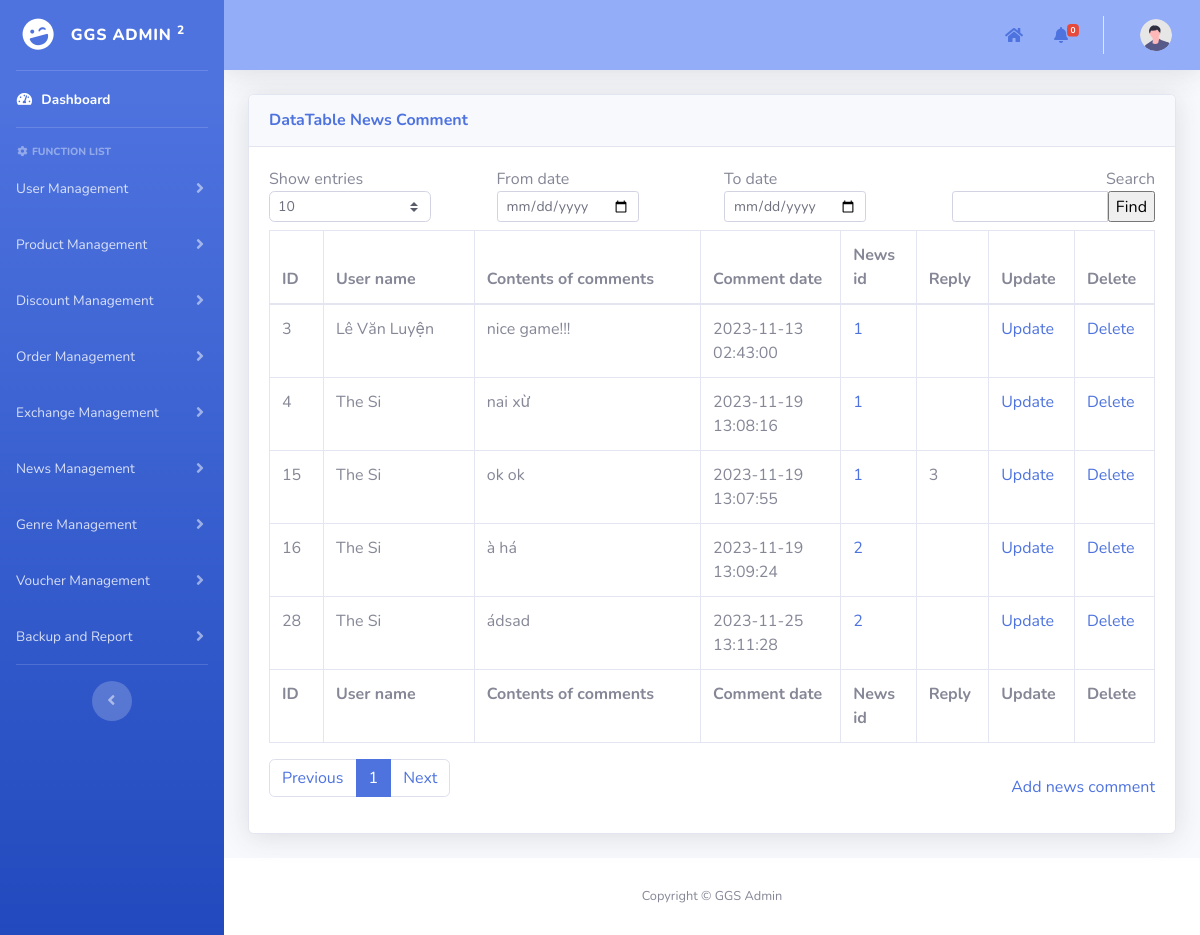
Before: /admin/pages/newsManagement/news_comments.php with the older database file.
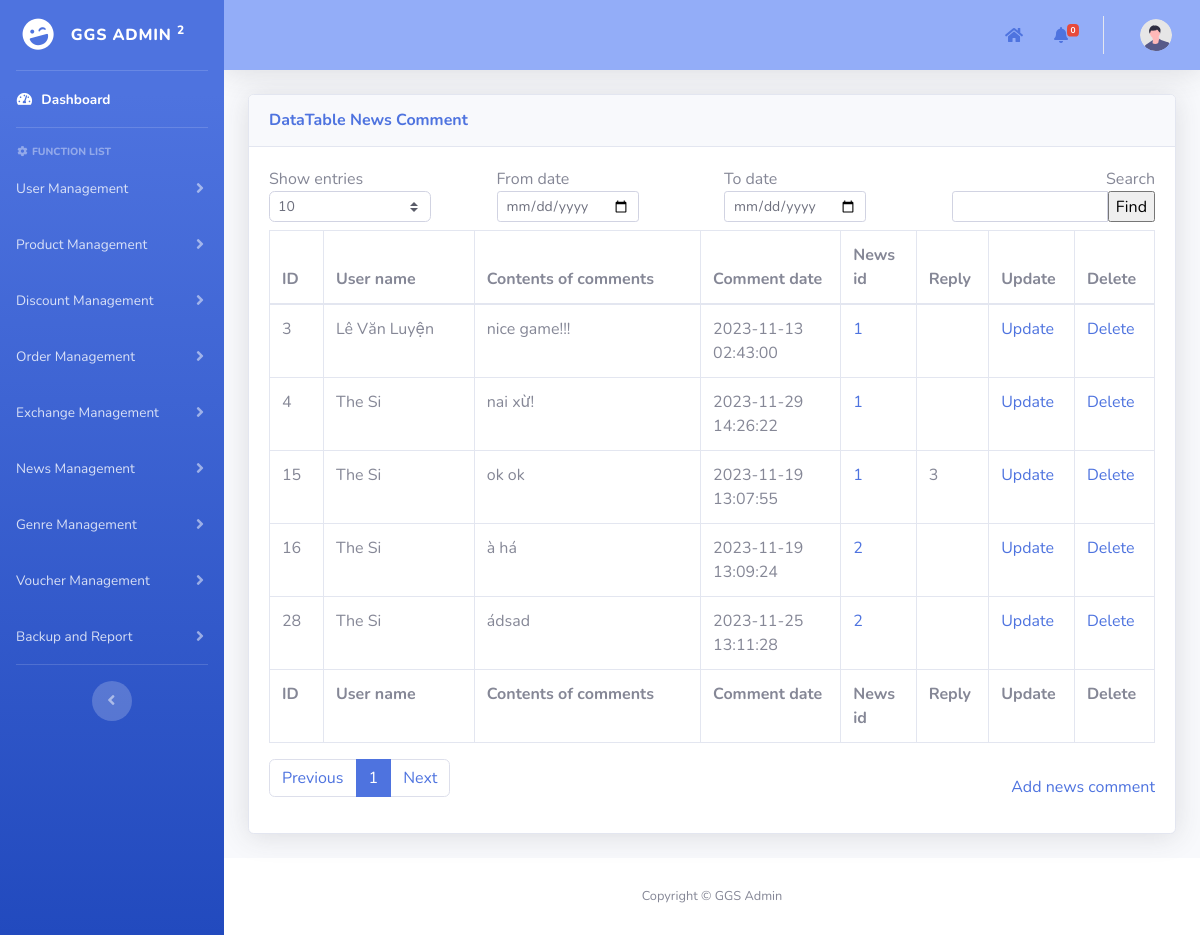
After: the same page with the newer database file.
### tables this page shows
CREATE TABLE `news_comments` (
  `id` int(11) NOT NULL AUTO_INCREMENT,
  `comment` text NOT NULL,
  `comment_date` datetime NOT NULL,
  `news_id` int(11) DEFAULT NULL,
  `user_id` int(11) DEFAULT NULL,
  `reply_id` int(11) DEFAULT NULL,
  PRIMARY KEY (`id`),
  KEY `news_id` (`news_id`),
  KEY `user_id` (`user_id`),
  KEY `fk_reply_id` (`reply_id`),
  CONSTRAINT `fk_reply_id` FOREIGN KEY (`reply_id`) REFERENCES `news_comments` (`id`) ON DELETE CASCADE ON UPDATE CASCADE,
  CONSTRAINT `news_comments_ibfk_1` FOREIGN KEY (`news_id`) REFERENCES `news` (`id`),
  CONSTRAINT `news_comments_ibfk_2` FOREIGN KEY (`user_id`) REFERENCES `users` (`id`)
);

CREATE TABLE `users` (
  `id` int(11) NOT NULL AUTO_INCREMENT,
  `username` varchar(50) NOT NULL,
  `password` varchar(100) NOT NULL,
  `role` enum('user','manufacturer','developer') NOT NULL,
  `full_name` varchar(60) NOT NULL,
  `phone_number` varchar(10) NOT NULL,
  `email` varchar(100) NOT NULL,
  `Gcoin` int(11) NOT NULL DEFAULT 0,
  `locked_until` date DEFAULT NULL,
  `login_attempts` int(11) NOT NULL,
  `lastest_login` date NOT NULL DEFAULT '1900-01-01',
  PRIMARY KEY (`id`)
);

### admin/pages/add_template.php (called while the page is built, shortened)
<?php
include("../template/template.php");
?>

### admin/pages/newsManagement/news_comments.php (the view, shortened to what the changed rows need)
<?php
include("../add_template.php");
function main()
{
    include("../../../mod/database_connection.php");
    $search = isset($_POST["search"]) ? $_POST["search"] : "";
    $show_entries = isset($_POST["show_entries"]) ? $_POST["show_entries"] : 10;
    $from_date = isset($_POST["from_date"]) ? $_POST["from_date"] : "";
    $to_date = isset($_POST["to_date"]) ? $_POST["to_date"] : "";
    if (isset($_GET['page'])) {
        $page = $_GET['page'];
    } else {
        $page = 1;
    }
    if ($page == 1) {
        $begin = 0;
    } else {
        $begin = ($page * $show_entries) - $show_entries;
    }
    $query = "SELECT nc.*, u.full_name FROM news_comments nc, users u WHERE nc.user_id = u.id AND u.full_name LIKE ? ";
    $params = array("%" . $search . "%");
    $query .= "LIMIT ?, ?";
    $params[] = $begin;
    $params[] = $show_entries;
    $stmt = $conn->prepare($query);
    $stmt->bind_param(str_repeat("s", count($params)), ...$params);
    if (!$stmt->execute()) {
        die("Execute failed: " . $stmt->error);
    }
    $result = $stmt->get_result();
    ?>
    <div class="container-fluid">
        <form method="post" name="frmDataDiscount">
            <div class="card shadow mb-4">
                <div class="card-body">
                    <div class="table-responsive">
                        <div id="dataTable_wrapper" class="dataTables_wrapper dt-bootstrap4">
                            <div id="table_data_return">
                                <div class="row">
                                    <div class="col-sm-12">
                                        <table class="table table-bordered dataTable" id="dataTable" width="100%"
                                            cellspacing="0" role="grid" aria-describedby="dataTable_info"
                                            style="width: 100%;">
                                            <thead>
                                                <tr role="row">
                                                    <th class="sorting sorting_asc" tabindex="0" aria-controls="dataTable"
                                                        rowspan="1" colspan="1" aria-sort="ascending"
                                                        aria-label="ID: activate to sort column descending"
                                                        style="width: 50px;">
                                                        ID
                                                    </th>
                                                    <th class="sorting" tabindex="0" aria-controls="dataTable" rowspan="1"
                                                        colspan="1"
                                                        aria-label="Publish date: activate to sort column ascending"
                                                        style="width: 140px;">
                                                        User name
                                                    </th>
                                                    <th class="sorting" tabindex="0" aria-controls="dataTable" rowspan="1"
                                                        colspan="1"
                                                        aria-label="Contents of comments: activate to sort column ascending"
                                                        style="width: 210px;">
                                                        Contents of comments</th>
                                                    <th class="sorting" tabindex="0" aria-controls="dataTable" rowspan="1"
                                                        colspan="1" style="width: 130px;"
                                                        aria-label="Category: activate to sort column ascending"
                                                        style="width: 150px;">
                                                        Comment date
                                                    </th>
                                                    <th class="sorting" tabindex="0" aria-controls="dataTable" rowspan="1"
                                                        colspan="1"
                                                        aria-label="Publish date: activate to sort column ascending"
                                                        style="width: 70px;">
                                                        News id
                                                    </th>
                                                    <th class="sorting" tabindex="0" aria-controls="dataTable" rowspan="1"
                                                        colspan="1" aria-label="Reply: activate to sort column ascending"
                                                        style="width: 60px;">
                                                        Reply
                                                    </th>
                                                    <th class="sorting" tabindex="0" aria-controls="dataTable" rowspan="1"
                                                        colspan="1" aria-label="Age: activate to sort column ascending"
                                                        style="width: 70px;">Update
                                                    </th>
                                                    <th class="sorting" tabindex="0" aria-controls="dataTable" rowspan="1"
                                                        colspan="1" aria-label="Age: activate to sort column ascending"
                                                        style="width: 70px;">Delete
                                                    </th>
                                                </tr>
                                            </thead>
                                            <tfoot>
                                                <tr>
                                                    <th rowspan="1" colspan="1">ID</th>
                                                    <th rowspan="1" colspan="1">User name</th>
                                                    <th rowspan="1" colspan="1">Contents of comments</th>
                                                    <th rowspan="1" colspan="1">Comment date</th>
                                                    <th rowspan="1" colspan="1">News id</th>
                                                    <th rowspan="1" colspan="1">Reply</th>
                                                    <th rowspan="1" colspan="1">Update</th>
                                                    <th rowspan="1" colspan="1">Delete</th>
                                                </tr>
                                            </tfoot>
                                            <tbody>
                                                <?php
                                                if ($from_date != "" && $to_date != "" && $from_date > $to_date) {
                                                    echo '<td></td><td style="border: none;">Error: Start date must be greater than end date</td>';
                                                } else {
                                                    if ($result->num_rows > 0) {
                                                        while ($row = $result->fetch_assoc()) { ?>
                                                            <tr>
                                                                <td>
                                                                    <?php echo $row['id']; ?>
                                                                </td>
                                                                <td>
                                                                    <?php echo $row['full_name']; ?>
                                                                </td>
                                                                <td>
                                                                    <?php echo $row['comment']; ?>
                                                                </td>
                                                                <td>
                                                                    <?php echo $row['comment_date']; ?>
                                                                </td>
                                                                <td>
                                                                    <a href="news_management.php?id=<?= $row['news_id'] ?>">
                                                                        <?= $row['news_id'] ?>
                                                                    </a>
                                                                </td>
                                                                <td>
                                                                </td>
                                                                <td>
                                                                    <a
                                                                        href="update_news_comment.php?id=<?php echo $row['id']; ?>">Update</a>
                                                                </td>
                                                                <td>
                                                                    <a
                                                                        href="javascript:deleteItem(<?php echo $row['id']; ?>)">Delete</a>
                                                                </td>
                                                            </tr>
                                                            <?php
                                                        }
                                                    } else {
                                                        echo '<td style="border: none;">No results found.</td>';
                                                    }
                                                }
                                                ?>
                                            </tbody>
                                        </table>
                                    </div>
                                </div>
                            </div>
                        </div>
                    </div>
                </div>
            </div>
        </form>
    </div>
<?php }
?>

Changed rows visible on the page:
changed news_comments id 4: comment "nai xừ" → "nai xừ!"; comment_date "2023-11-19 13:08:16" → "2023-11-29 14:26:22"
